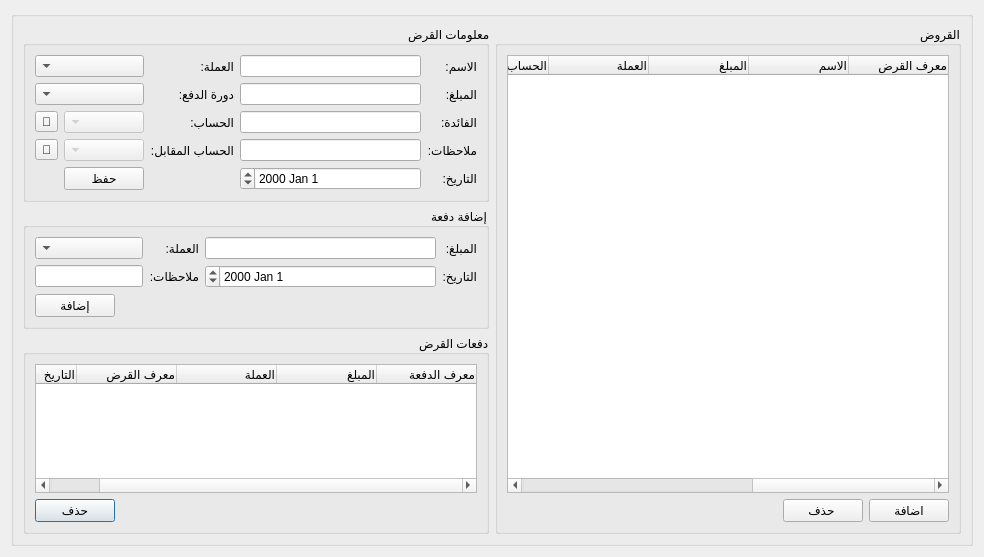
<?xml version="1.0" encoding="UTF-8"?>
<ui version="4.0">
 <class>Loans</class>
 <widget class="QDialog" name="Loans">
  <property name="windowModality">
   <enum>Qt::WindowModal</enum>
  </property>
  <property name="geometry">
   <rect>
    <x>0</x>
    <y>0</y>
    <width>984</width>
    <height>557</height>
   </rect>
  </property>
  <property name="windowTitle">
   <string>القروض</string>
  </property>
  <property name="windowIcon">
   <iconset>
    <normaloff>graphics/icon.xpm</normaloff>graphics/icon.xpm</iconset>
  </property>
  <property name="layoutDirection">
   <enum>Qt::LeftToRight</enum>
  </property>
  <property name="modal">
   <bool>true</bool>
  </property>
  <layout class="QGridLayout" name="gridLayout">
   <item row="0" column="0">
    <widget class="QGroupBox" name="groupBox_2">
     <property name="layoutDirection">
      <enum>Qt::RightToLeft</enum>
     </property>
     <property name="title">
      <string/>
     </property>
     <layout class="QGridLayout" name="gridLayout_6">
      <item row="2" column="1">
       <widget class="QGroupBox" name="groupBox_3">
        <property name="title">
         <string>دفعات القرض</string>
        </property>
        <layout class="QGridLayout" name="gridLayout_3">
         <item row="0" column="0" colspan="2">
          <widget class="QTableWidget" name="payments_table">
           <property name="selectionBehavior">
            <enum>QAbstractItemView::SelectRows</enum>
           </property>
           <property name="verticalScrollMode">
            <enum>QAbstractItemView::ScrollPerPixel</enum>
           </property>
           <property name="horizontalScrollMode">
            <enum>QAbstractItemView::ScrollPerPixel</enum>
           </property>
           <attribute name="horizontalHeaderStretchLastSection">
            <bool>true</bool>
           </attribute>
           <column>
            <property name="text">
             <string>معرف الدفعة</string>
            </property>
            <property name="textAlignment">
             <set>AlignTrailing|AlignVCenter</set>
            </property>
           </column>
           <column>
            <property name="text">
             <string>المبلغ</string>
            </property>
            <property name="textAlignment">
             <set>AlignTrailing|AlignVCenter</set>
            </property>
           </column>
           <column>
            <property name="text">
             <string>العملة</string>
            </property>
            <property name="textAlignment">
             <set>AlignTrailing|AlignVCenter</set>
            </property>
           </column>
           <column>
            <property name="text">
             <string>معرف القرض</string>
            </property>
            <property name="textAlignment">
             <set>AlignTrailing|AlignVCenter</set>
            </property>
           </column>
           <column>
            <property name="text">
             <string>التاريخ</string>
            </property>
            <property name="textAlignment">
             <set>AlignTrailing|AlignVCenter</set>
            </property>
           </column>
          </widget>
         </item>
         <item row="1" column="0">
          <spacer name="horizontalSpacer_2">
           <property name="orientation">
            <enum>Qt::Horizontal</enum>
           </property>
           <property name="sizeHint" stdset="0">
            <size>
             <width>40</width>
             <height>20</height>
            </size>
           </property>
          </spacer>
         </item>
         <item row="1" column="1">
          <widget class="QPushButton" name="remove_loan_payment_btn">
           <property name="text">
            <string>حذف</string>
           </property>
          </widget>
         </item>
        </layout>
       </widget>
      </item>
      <item row="0" column="0" rowspan="3">
       <widget class="QGroupBox" name="groupBox">
        <property name="title">
         <string>القروض</string>
        </property>
        <layout class="QGridLayout" name="gridLayout_4">
         <item row="0" column="0" colspan="3">
          <widget class="QTableWidget" name="loans_table">
           <property name="selectionBehavior">
            <enum>QAbstractItemView::SelectRows</enum>
           </property>
           <property name="verticalScrollMode">
            <enum>QAbstractItemView::ScrollPerPixel</enum>
           </property>
           <property name="horizontalScrollMode">
            <enum>QAbstractItemView::ScrollPerPixel</enum>
           </property>
           <attribute name="horizontalHeaderStretchLastSection">
            <bool>true</bool>
           </attribute>
           <column>
            <property name="text">
             <string>معرف القرض</string>
            </property>
            <property name="textAlignment">
             <set>AlignTrailing|AlignVCenter</set>
            </property>
           </column>
           <column>
            <property name="text">
             <string>الاسم</string>
            </property>
            <property name="textAlignment">
             <set>AlignTrailing|AlignVCenter</set>
            </property>
           </column>
           <column>
            <property name="text">
             <string>المبلغ</string>
            </property>
            <property name="textAlignment">
             <set>AlignTrailing|AlignVCenter</set>
            </property>
           </column>
           <column>
            <property name="text">
             <string>العملة</string>
            </property>
            <property name="textAlignment">
             <set>AlignTrailing|AlignVCenter</set>
            </property>
           </column>
           <column>
            <property name="text">
             <string>الحساب</string>
            </property>
            <property name="textAlignment">
             <set>AlignTrailing|AlignVCenter</set>
            </property>
           </column>
           <column>
            <property name="text">
             <string>الحساب المقابل</string>
            </property>
            <property name="textAlignment">
             <set>AlignTrailing|AlignVCenter</set>
            </property>
           </column>
           <column>
            <property name="text">
             <string>الفائدة</string>
            </property>
            <property name="textAlignment">
             <set>AlignTrailing|AlignVCenter</set>
            </property>
           </column>
           <column>
            <property name="text">
             <string>دورة الدفع</string>
            </property>
            <property name="textAlignment">
             <set>AlignTrailing|AlignVCenter</set>
            </property>
           </column>
           <column>
            <property name="text">
             <string>المدفوع</string>
            </property>
            <property name="textAlignment">
             <set>AlignTrailing|AlignVCenter</set>
            </property>
           </column>
           <column>
            <property name="text">
             <string>المتبقي</string>
            </property>
            <property name="textAlignment">
             <set>AlignTrailing|AlignVCenter</set>
            </property>
           </column>
          </widget>
         </item>
         <item row="1" column="0">
          <widget class="QPushButton" name="add_loan_btn">
           <property name="text">
            <string>اضافة</string>
           </property>
          </widget>
         </item>
         <item row="1" column="2">
          <spacer name="horizontalSpacer">
           <property name="orientation">
            <enum>Qt::Horizontal</enum>
           </property>
           <property name="sizeHint" stdset="0">
            <size>
             <width>40</width>
             <height>20</height>
            </size>
           </property>
          </spacer>
         </item>
         <item row="1" column="1">
          <widget class="QPushButton" name="remove_loan_btn">
           <property name="text">
            <string>حذف </string>
           </property>
          </widget>
         </item>
        </layout>
       </widget>
      </item>
      <item row="0" column="1">
       <widget class="QGroupBox" name="groupBox_4">
        <property name="title">
         <string>معلومات القرض</string>
        </property>
        <layout class="QGridLayout" name="gridLayout_5">
         <item row="1" column="1">
          <widget class="QLineEdit" name="loan_amount_input"/>
         </item>
         <item row="4" column="2">
          <widget class="QLabel" name="label_7">
           <property name="text">
            <string>الحساب المقابل:</string>
           </property>
          </widget>
         </item>
         <item row="0" column="2">
          <widget class="QLabel" name="label_9">
           <property name="text">
            <string>العملة:</string>
           </property>
          </widget>
         </item>
         <item row="5" column="1">
          <widget class="QDateEdit" name="loan_date_input"/>
         </item>
         <item row="0" column="0">
          <widget class="QLabel" name="label_5">
           <property name="text">
            <string>الاسم:</string>
           </property>
          </widget>
         </item>
         <item row="3" column="3">
          <widget class="QComboBox" name="account_combobox">
           <property name="enabled">
            <bool>false</bool>
           </property>
          </widget>
         </item>
         <item row="4" column="3">
          <widget class="QComboBox" name="opposite_account_combobox">
           <property name="enabled">
            <bool>false</bool>
           </property>
          </widget>
         </item>
         <item row="1" column="0">
          <widget class="QLabel" name="label_11">
           <property name="text">
            <string>المبلغ:</string>
           </property>
          </widget>
         </item>
         <item row="4" column="0">
          <widget class="QLabel" name="label_10">
           <property name="text">
            <string>ملاحظات:</string>
           </property>
          </widget>
         </item>
         <item row="3" column="0">
          <widget class="QLabel" name="label_13">
           <property name="text">
            <string>الفائدة:</string>
           </property>
          </widget>
         </item>
         <item row="4" column="1">
          <widget class="QLineEdit" name="loan_notes_input"/>
         </item>
         <item row="0" column="1">
          <widget class="QLineEdit" name="loan_name_input"/>
         </item>
         <item row="5" column="0">
          <widget class="QLabel" name="label_8">
           <property name="text">
            <string>التاريخ:</string>
           </property>
          </widget>
         </item>
         <item row="1" column="2">
          <widget class="QLabel" name="label_12">
           <property name="text">
            <string>دورة الدفع:</string>
           </property>
          </widget>
         </item>
         <item row="0" column="3" colspan="2">
          <widget class="QComboBox" name="currency_combobox"/>
         </item>
         <item row="1" column="3" colspan="2">
          <widget class="QComboBox" name="loan_cycle_combobox"/>
         </item>
         <item row="3" column="1">
          <widget class="QLineEdit" name="loan_interest_input"/>
         </item>
         <item row="3" column="2">
          <widget class="QLabel" name="label_6">
           <property name="text">
            <string>الحساب:</string>
           </property>
          </widget>
         </item>
         <item row="4" column="4">
          <widget class="QToolButton" name="select_opposite_account_btn">
           <property name="text">
            <string>🔎</string>
           </property>
          </widget>
         </item>
         <item row="3" column="4">
          <widget class="QToolButton" name="select_account_btn">
           <property name="text">
            <string>🔎</string>
           </property>
          </widget>
         </item>
         <item row="5" column="3">
          <widget class="QPushButton" name="save_loan_btn">
           <property name="text">
            <string>حفظ</string>
           </property>
          </widget>
         </item>
        </layout>
       </widget>
      </item>
      <item row="1" column="1">
       <widget class="QGroupBox" name="groupBox_5">
        <property name="title">
         <string>إضافة دفعة</string>
        </property>
        <layout class="QGridLayout" name="gridLayout_2">
         <item row="0" column="0">
          <widget class="QLabel" name="label">
           <property name="text">
            <string>المبلغ:</string>
           </property>
          </widget>
         </item>
         <item row="0" column="1">
          <widget class="QLineEdit" name="payment_amount_input"/>
         </item>
         <item row="0" column="2">
          <widget class="QLabel" name="label_14">
           <property name="text">
            <string>العملة:</string>
           </property>
          </widget>
         </item>
         <item row="0" column="3" colspan="2">
          <widget class="QComboBox" name="payment_currency_combobox"/>
         </item>
         <item row="1" column="0">
          <widget class="QLabel" name="label_3">
           <property name="text">
            <string>التاريخ:</string>
           </property>
          </widget>
         </item>
         <item row="1" column="1">
          <widget class="QDateEdit" name="payment_date_input"/>
         </item>
         <item row="1" column="2">
          <widget class="QLabel" name="label_4">
           <property name="text">
            <string>ملاحظات:</string>
           </property>
          </widget>
         </item>
         <item row="1" column="3" colspan="2">
          <widget class="QLineEdit" name="payment_notes_input"/>
         </item>
         <item row="2" column="0" colspan="4">
          <spacer name="horizontalSpacer_3">
           <property name="orientation">
            <enum>Qt::Horizontal</enum>
           </property>
           <property name="sizeHint" stdset="0">
            <size>
             <width>40</width>
             <height>20</height>
            </size>
           </property>
          </spacer>
         </item>
         <item row="2" column="4">
          <widget class="QPushButton" name="add_loan_payment_btn">
           <property name="text">
            <string>إضافة</string>
           </property>
          </widget>
         </item>
        </layout>
       </widget>
      </item>
     </layout>
    </widget>
   </item>
  </layout>
 </widget>
 <resources/>
 <connections/>
</ui>
